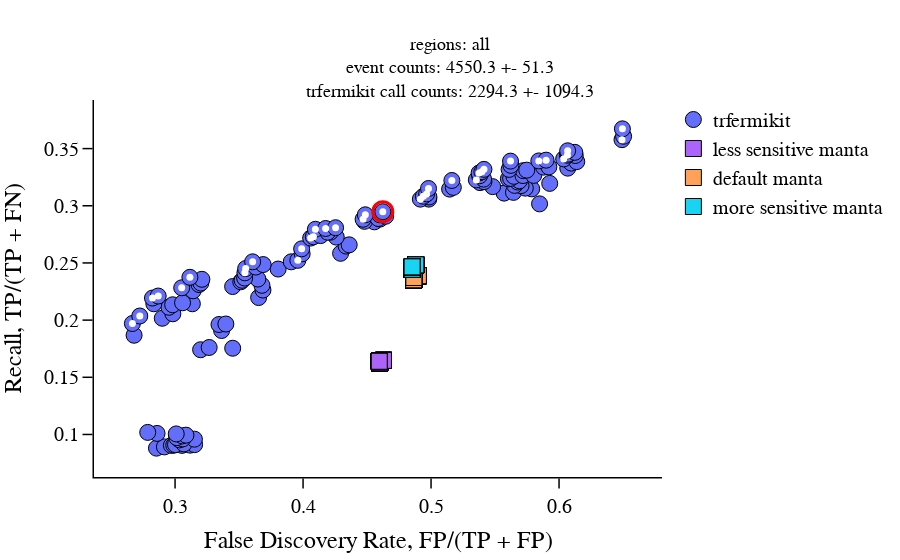
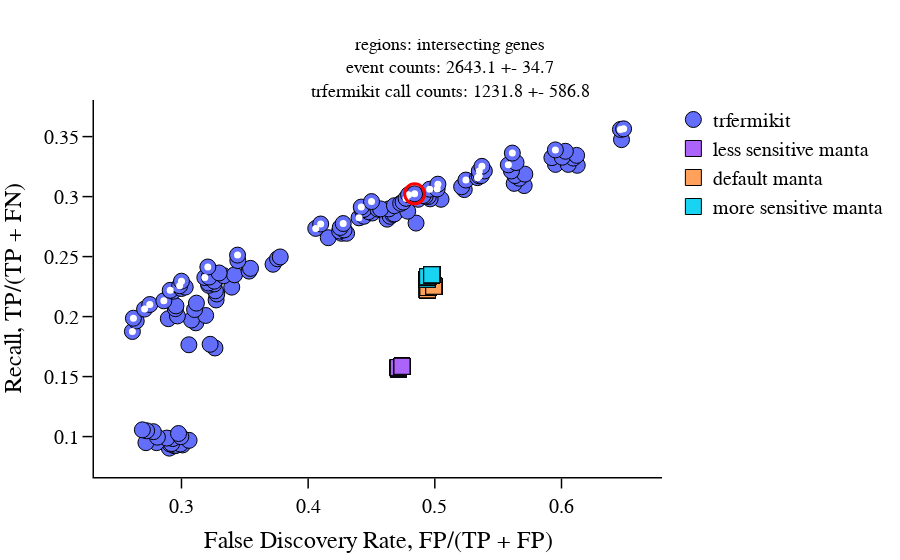
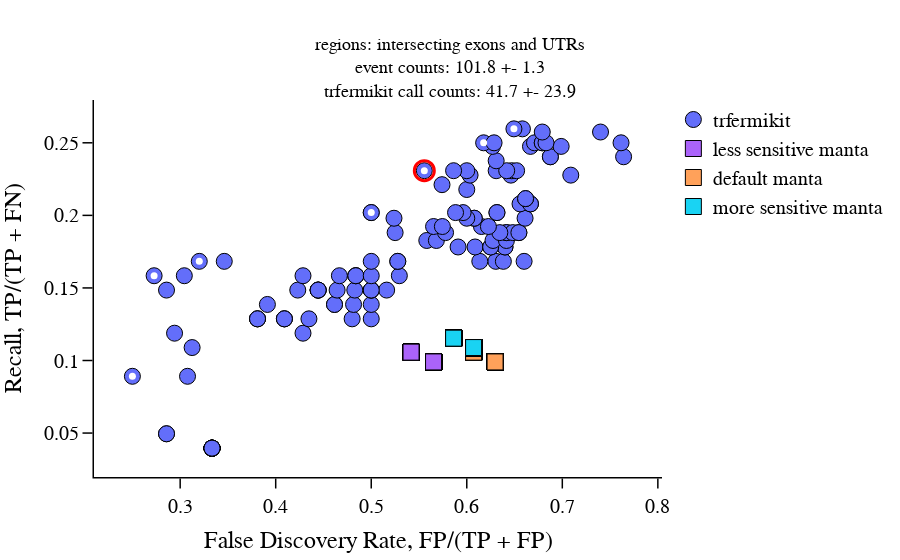

Notebook source saved alongside these figures, in order:
### Code cell
import plotly.graph_objects as go
import numpy as np 

def write(fig, sub_directory, filename, data=None): 
    directory = 'paper_figures/{}'.format(sub_directory)
    
    import os
    import pathlib
    if not os.path.exists(directory):
        pathlib.Path(directory).mkdir(parents=True, exist_ok=True)
    fig.write_image('{}/{}.pdf'.format(directory, filename))

    if data: 
        with open('{}/{}.json'.format(directory, filename), 'w') as data_file:
            json.dump(data, data_file)
    
def get_marker_core(symbol, size=16, color=None, linewidth=1, linecolor='black'): 
    return dict(
        symbol=symbol,
        line=dict(width=linewidth, color=linecolor),
        size=size,
        color=color
    )
   
def get_font(size=20): 
    return dict(family='Arial', color='black', size=size)

def update_axes(fig, axis, text, linewidth=1.5): 
    update = { 
        'x': fig.update_xaxes,
        'y': fig.update_yaxes
    }
    
    update[axis]( 
        title=dict(text=text),
        showgrid=False,
        showline=True, 
        linewidth=linewidth, 
        linecolor='black',
        ticks='outside', 
        tickwidth=linewidth, 
        tickcolor='black', 
        ticklen=10,
    )

def plot_TPRs_FDRs(svtype, regions): 
    trfermikit_TPRs, trfermikit_FDRs, _ = get_TPRs_FDRs_configs(trfermikit_flavor, svtype, regions) 
    trfermikit_TPRs, trfermikit_FDRs = zip_and_sort(trfermikit_TPRs, trfermikit_FDRs)

    fig = go.Figure(data=go.Scatter(
        x=trfermikit_FDRs,
        y=trfermikit_TPRs,
        mode='markers',
        name='trfermikit',
        marker=get_marker_core('circle')
    ))
    
    pareto_front = compute_pareto_front(trfermikit_FDRs, trfermikit_TPRs)
    fig.add_trace(go.Scatter(
        x=np.array(trfermikit_FDRs)[pareto_front], 
        y=np.array(trfermikit_TPRs)[pareto_front],
        mode='markers',
        marker=get_marker_core('circle', size=7, linewidth=0, color='white'),
        showlegend=False
    ))   
    
    if svtype == 'DEL':
        trfermikit_operating_point_index = compute_operating_point(svtype, regions)
        fig.add_trace(go.Scatter(
            x=[np.array(trfermikit_FDRs)[trfermikit_operating_point_index]], 
            y=[np.array(trfermikit_TPRs)[trfermikit_operating_point_index]],
            mode='markers',
            marker=get_marker_core('circle-open', size=20, linewidth=3, color='red'),
            showlegend=False
        ))    

    for manta_flavor, manta_flavor_name in zip(manta_flavors, manta_flavors_names): 
        manta_TPRs, manta_FDRs, _ = get_TPRs_FDRs_configs(manta_flavor, svtype, regions) 
        fig.add_trace(go.Scatter(
            x=manta_FDRs, 
            y=manta_TPRs,
            mode='markers',
            name='{}'.format(manta_flavor_name),
            marker=get_marker_core('square'),
        ))   
    
    update_axes(fig, 'x', 'False Discovery Rate, FP/(TP + FP)') 
    update_axes(fig, 'y', 'Recall, TP/(TP + FN)') 
    fig.update_layout(
        plot_bgcolor='white',
        font=get_font(),
        title=dict(
            text='regions: {}<br>{}'.format(
                regions,
                get_event_call_stats('trfermikit', trfermikit_flavor, svtype, regions)
            ), 
            x=0.5,
            font=get_font(18)
        )
    )    

    write(
        fig, 
        sub_directory='TPRs_FDRs', 
        filename='{}-{}'.format(svtype, get_regions_tag(regions)),
    )
    
    fig.show()
        
def plot_TPRs_FDRs_all(svtype): 
    for regions in ['all', 'intersecting genes', 'intersecting exons and UTRs']:
        plot_TPRs_FDRs(svtype, regions)
        
plot_TPRs_FDRs_all('DEL')

### Figure 1 — Plotly figure (JSON) as saved in the notebook; plotly's stock layout.template omitted (floating-point values rounded to 4 significant figures; data arrays with more than 128 entries replaced by an {"elided": "..."} marker saying what was removed)
{"data": [{"marker": {"line": {"color": "black", "width": 1}, "size": 16, "symbol": "circle"}, "mode": "markers", "name": "trfermikit", "type": "scatter", "x": {"elided": "135 float values"}, "y": {"elided": "135 float values"}}, {"marker": {"color": "white", "line": {"color": "black", "width": 0}, "size": 7, "symbol": "circle"}, "mode": "markers", "showlegend": false, "type": "scatter", "x": [0.2667, 0.2724, 0.2823, 0.2868, 0.3052, 0.3116, 0.3546, 0.3552, 0.3606, 0.3959, 0.3989, 0.4059, 0.4081, 0.4096, 0.4176, 0.4254, 0.4469, 0.4487, 0.4623, 0.4916, 0.494, 0.4965, 0.498, 0.5163, 0.5354, 0.5375, 0.5397, 0.5413, 0.5621, 0.5842, 0.5899, 0.6036, 0.6065, 0.6067, 0.6492, 0.6495], "y": [0.197, 0.2036, 0.2193, 0.2211, 0.2283, 0.2374, 0.2414, 0.2451, 0.251, 0.2523, 0.2623, 0.2717, 0.2729, 0.2795, 0.2801, 0.2808, 0.2882, 0.2921, 0.2948, 0.3058, 0.3083, 0.3104, 0.3151, 0.3221, 0.3226, 0.3287, 0.3298, 0.3318, 0.3391, 0.3392, 0.3399, 0.341, 0.3442, 0.3481, 0.3578, 0.3673]}, {"marker": {"color": "red", "line": {"color": "black", "width": 3}, "size": 20, "symbol": "circle-open"}, "mode": "markers", "showlegend": false, "type": "scatter", "x": [0.4623], "y": [0.2948]}, {"marker": {"line": {"color": "black", "width": 1}, "size": 16, "symbol": "square"}, "mode": "markers", "name": "less sensitive manta", "type": "scatter", "x": {"elided": "135 float values"}, "y": {"elided": "135 float values"}}, {"marker": {"line": {"color": "black", "width": 1}, "size": 16, "symbol": "square"}, "mode": "markers", "name": "default manta", "type": "scatter", "x": {"elided": "135 float values"}, "y": {"elided": "135 float values"}}, {"marker": {"line": {"color": "black", "width": 1}, "size": 16, "symbol": "square"}, "mode": "markers", "name": "more sensitive manta", "type": "scatter", "x": {"elided": "135 float values"}, "y": {"elided": "135 float values"}}], "layout": {"font": {"color": "black", "family": "Arial", "size": 20}, "plot_bgcolor": "white", "title": {"font": {"color": "black", "family": "Arial", "size": 18}, "text": "regions: all<br>event counts: 4550.3 +- 51.3<br>trfermikit call counts: 2294.3 +- 1094.3", "x": 0.5}, "xaxis": {"linecolor": "black", "linewidth": 1.5, "showgrid": false, "showline": true, "tickcolor": "black", "ticklen": 10, "ticks": "outside", "tickwidth": 1.5, "title": {"text": "False Discovery Rate, FP/(TP + FP)"}}, "yaxis": {"linecolor": "black", "linewidth": 1.5, "showgrid": false, "showline": true, "tickcolor": "black", "ticklen": 10, "ticks": "outside", "tickwidth": 1.5, "title": {"text": "Recall, TP/(TP + FN)"}}}}

### Figure 2 — Plotly figure (JSON) as saved in the notebook; plotly's stock layout.template omitted (floating-point values rounded to 4 significant figures; data arrays with more than 128 entries replaced by an {"elided": "..."} marker saying what was removed)
{"data": [{"marker": {"line": {"color": "black", "width": 1}, "size": 16, "symbol": "circle"}, "mode": "markers", "name": "trfermikit", "type": "scatter", "x": {"elided": "135 float values"}, "y": {"elided": "135 float values"}}, {"marker": {"color": "white", "line": {"color": "black", "width": 0}, "size": 7, "symbol": "circle"}, "mode": "markers", "showlegend": false, "type": "scatter", "x": [0.2613, 0.262, 0.2709, 0.275, 0.2861, 0.2911, 0.2986, 0.3, 0.3184, 0.3208, 0.3443, 0.406, 0.4099, 0.4277, 0.4401, 0.4419, 0.45, 0.4773, 0.4793, 0.4841, 0.4959, 0.5018, 0.5024, 0.5246, 0.5337, 0.5351, 0.5351, 0.5372, 0.558, 0.5612, 0.5952, 0.6465, 0.649], "y": [0.1876, 0.1986, 0.2063, 0.2101, 0.2131, 0.2219, 0.2257, 0.2295, 0.2326, 0.2413, 0.2512, 0.2735, 0.2772, 0.2775, 0.2823, 0.2913, 0.2958, 0.2985, 0.3016, 0.3023, 0.3061, 0.3063, 0.3103, 0.3138, 0.3158, 0.3173, 0.3213, 0.3252, 0.3265, 0.3363, 0.3389, 0.356, 0.3565]}, {"marker": {"color": "red", "line": {"color": "black", "width": 3}, "size": 20, "symbol": "circle-open"}, "mode": "markers", "showlegend": false, "type": "scatter", "x": [0.4841], "y": [0.3023]}, {"marker": {"line": {"color": "black", "width": 1}, "size": 16, "symbol": "square"}, "mode": "markers", "name": "less sensitive manta", "type": "scatter", "x": {"elided": "135 float values"}, "y": {"elided": "135 float values"}}, {"marker": {"line": {"color": "black", "width": 1}, "size": 16, "symbol": "square"}, "mode": "markers", "name": "default manta", "type": "scatter", "x": {"elided": "135 float values"}, "y": {"elided": "135 float values"}}, {"marker": {"line": {"color": "black", "width": 1}, "size": 16, "symbol": "square"}, "mode": "markers", "name": "more sensitive manta", "type": "scatter", "x": {"elided": "135 float values"}, "y": {"elided": "135 float values"}}], "layout": {"font": {"color": "black", "family": "Arial", "size": 20}, "plot_bgcolor": "white", "title": {"font": {"color": "black", "family": "Arial", "size": 18}, "text": "regions: intersecting genes<br>event counts: 2643.1 +- 34.7<br>trfermikit call counts: 1231.8 +- 586.8", "x": 0.5}, "xaxis": {"linecolor": "black", "linewidth": 1.5, "showgrid": false, "showline": true, "tickcolor": "black", "ticklen": 10, "ticks": "outside", "tickwidth": 1.5, "title": {"text": "False Discovery Rate, FP/(TP + FP)"}}, "yaxis": {"linecolor": "black", "linewidth": 1.5, "showgrid": false, "showline": true, "tickcolor": "black", "ticklen": 10, "ticks": "outside", "tickwidth": 1.5, "title": {"text": "Recall, TP/(TP + FN)"}}}}

### Figure 3 — Plotly figure (JSON) as saved in the notebook; plotly's stock layout.template omitted (floating-point values rounded to 4 significant figures; data arrays with more than 128 entries replaced by an {"elided": "..."} marker saying what was removed)
{"data": [{"marker": {"line": {"color": "black", "width": 1}, "size": 16, "symbol": "circle"}, "mode": "markers", "name": "trfermikit", "type": "scatter", "x": {"elided": "135 float values"}, "y": {"elided": "135 float values"}}, {"marker": {"color": "white", "line": {"color": "black", "width": 0}, "size": 7, "symbol": "circle"}, "mode": "markers", "showlegend": false, "type": "scatter", "x": [0.25, 0.2727, 0.32, 0.5, 0.5556, 0.6176, 0.6494], "y": [0.08911, 0.1584, 0.1683, 0.2019, 0.2308, 0.25, 0.2596]}, {"marker": {"color": "red", "line": {"color": "black", "width": 3}, "size": 20, "symbol": "circle-open"}, "mode": "markers", "showlegend": false, "type": "scatter", "x": [0.5556], "y": [0.2308]}, {"marker": {"line": {"color": "black", "width": 1}, "size": 16, "symbol": "square"}, "mode": "markers", "name": "less sensitive manta", "type": "scatter", "x": {"elided": "135 float values"}, "y": {"elided": "135 float values"}}, {"marker": {"line": {"color": "black", "width": 1}, "size": 16, "symbol": "square"}, "mode": "markers", "name": "default manta", "type": "scatter", "x": {"elided": "135 float values"}, "y": {"elided": "135 float values"}}, {"marker": {"line": {"color": "black", "width": 1}, "size": 16, "symbol": "square"}, "mode": "markers", "name": "more sensitive manta", "type": "scatter", "x": {"elided": "135 float values"}, "y": {"elided": "135 float values"}}], "layout": {"font": {"color": "black", "family": "Arial", "size": 20}, "plot_bgcolor": "white", "title": {"font": {"color": "black", "family": "Arial", "size": 18}, "text": "regions: intersecting exons and UTRs<br>event counts: 101.8 +- 1.3<br>trfermikit call counts: 41.7 +- 23.9", "x": 0.5}, "xaxis": {"linecolor": "black", "linewidth": 1.5, "showgrid": false, "showline": true, "tickcolor": "black", "ticklen": 10, "ticks": "outside", "tickwidth": 1.5, "title": {"text": "False Discovery Rate, FP/(TP + FP)"}}, "yaxis": {"linecolor": "black", "linewidth": 1.5, "showgrid": false, "showline": true, "tickcolor": "black", "ticklen": 10, "ticks": "outside", "tickwidth": 1.5, "title": {"text": "Recall, TP/(TP + FN)"}}}}
